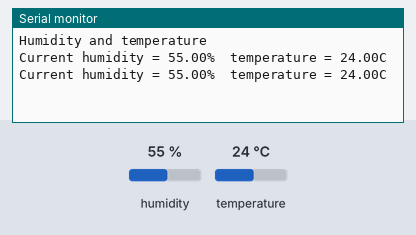
Bench run of a sketch on a simulated Arduino Uno, built for the host (arithmetic inside an expression is 32-bit, double 64-bit). Shown: the last lines printed to the serial monitor. The inputs (shaded band) are chosen by the test bench; at power-on: humidity 55 %, temperature 24 °C.

Above: at 1.9 s.
2.0 s: humidity set to 22 %
At 3.0 s:
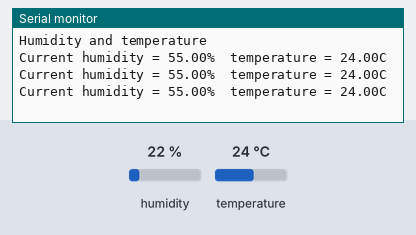
5.2 s: temperature set to 12 °C
At 6.1 s:
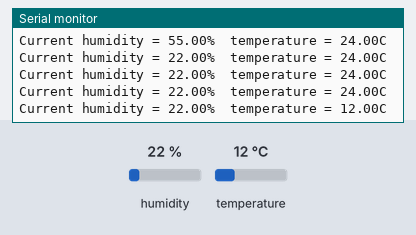
8.4 s: humidity set to 40 %
At 10.1 s:
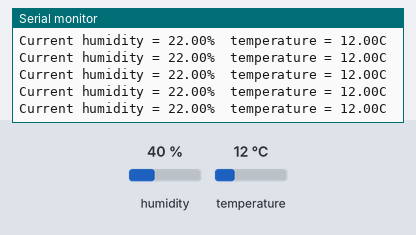
Timing chart, 0 to 11.6 s (numbered marks = the images above; inputs shaded):
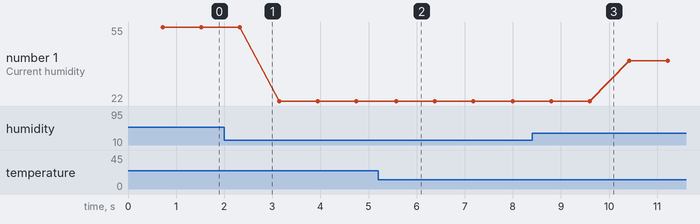

The sketch:

source_code_stm32f103_dht11.ino
```cpp
#include "DHT.h"        // including the library of DHT11 temperature and humidity sensor
#define DHTTYPE DHT11   // DHT 11

#define dht_dpin PA3
DHT dht(dht_dpin, DHTTYPE);
void setup(void)
{
  dht.begin();
  Serial.begin(9600);
  Serial.println("Humidity and temperature\n\n");
  delay(700);

}
void loop() {
    float h = dht.readHumidity();
    float t = dht.readTemperature();
    Serial.print("Current humidity = ");
    Serial.print(h);
    Serial.print("%  ");
    Serial.print("temperature = ");
    Serial.print(t);
    Serial.println("C  ");
  delay(800);
}
```

Measured:
- after the input at 5.2 s, the serial monitor: prints a new line after 0.37 s (image 2)
- plotted number 1: 55 → 22 after the input at 2.0 s, 22 → 40 after the input at 8.4 s
